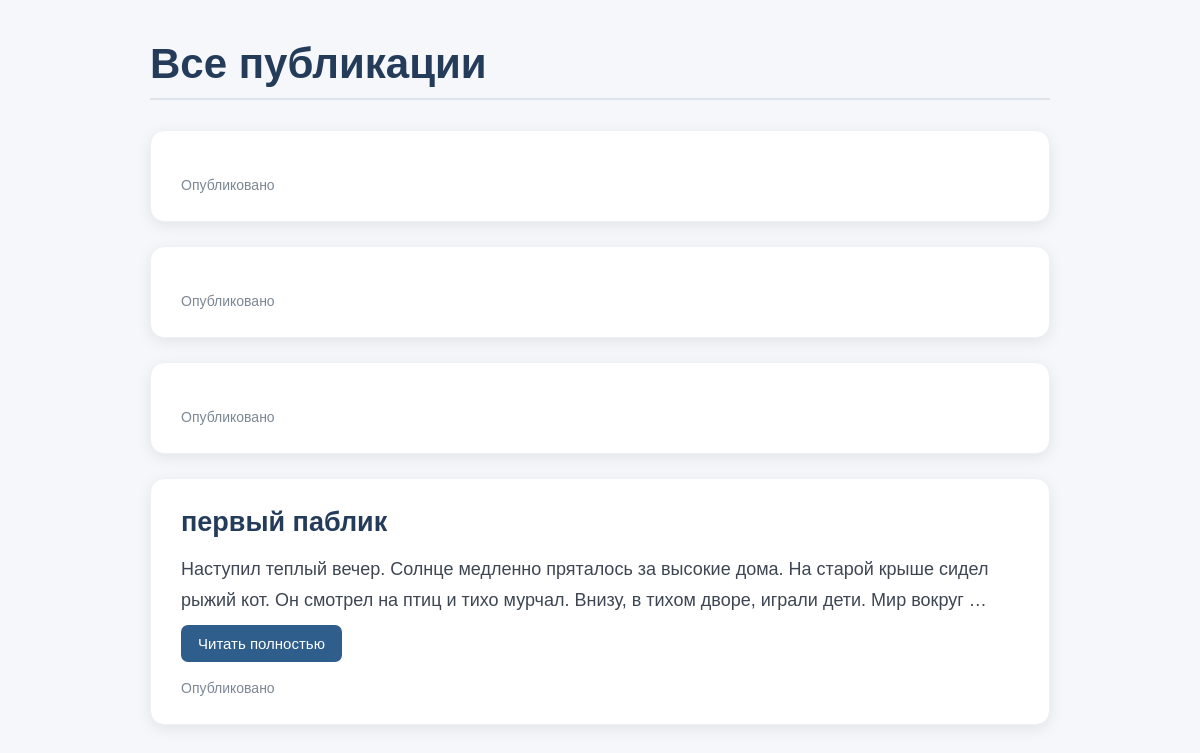
/, run on an earlier commit of the app's database.
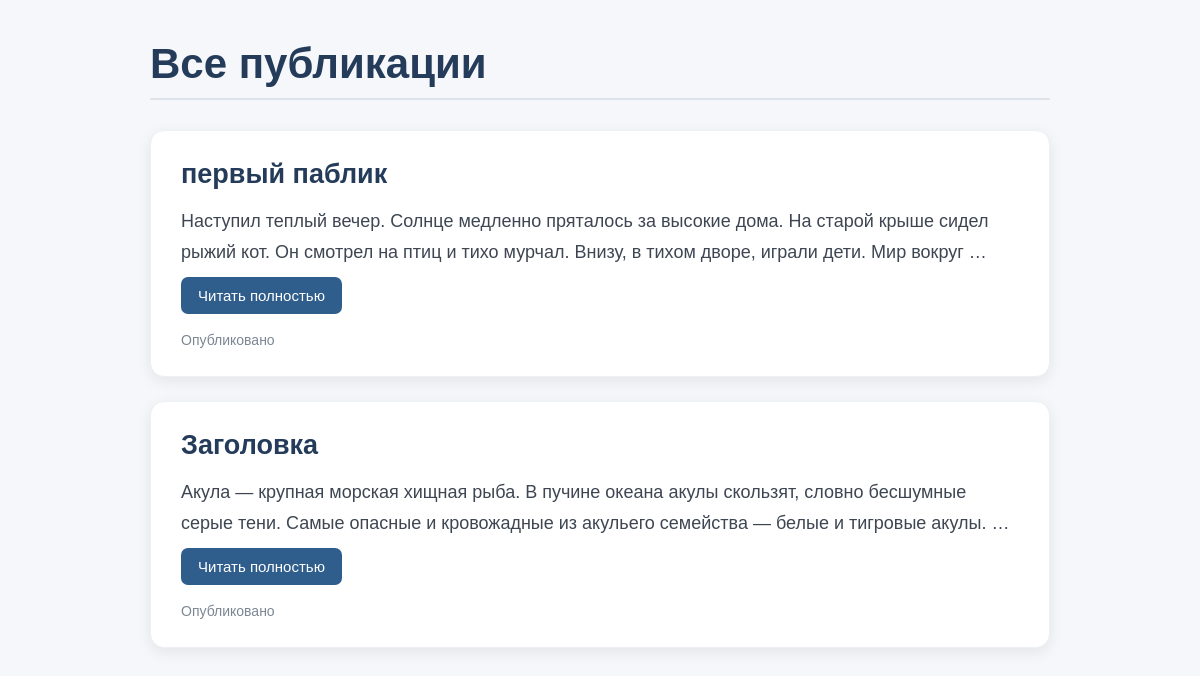
And on a later commit of the database.
### posts/models.py (models this page shows, shortened)
class Post(models.Model):
    author = models.ForeignKey(
        User,
        on_delete=models.CASCADE,
        related_name='posts',
        verbose_name='Автор'
    )
    title = models.CharField(max_length=255)
    text = models.TextField()
    is_published = models.BooleanField(default=True)

### posts/views.py (the view)
# urls.py: path('', post_list, name='post_list'),
def post_list(request):
    posts = Post.objects.filter(is_published=True)
    return render(request, "list_posts.html", {"posts": posts})

### templates/list_posts.html (shortened to what this page needs)
<!DOCTYPE html>
<html lang="ru">
<head>
</head>
<body>
<div class="posts-container">
    <h1 class="page-title">Все публикации</h1>
    <div class="page-line"></div>
    {% for post in posts %}
        <article class="post-card">
            <h2 class="post-title">
                <a href="{% url 'post_detail' post.pk %}">
                    {{ post.title }}
                </a>
            </h2>
            <div class="post-preview">
                {{ post.text|truncatechars:180 }}
            </div>
            {% if post.text|length > 180 %}
                <button
                    type="button"
                    class="read-more-btn"
                    onclick="toggleText('{{ post.pk }}', this)"
                >
                    Читать полностью
                </button>
            {% endif %}
            <div class="post-status">
                Опубликовано
            </div>
        </article>
    {% empty %}
        <div class="empty-posts">
            Пока нет опубликованных постов.
        </div>
    {% endfor %}
</div>
</body>
</html>

### templates/list_posts.html (style rules this page uses)
body { margin: 0; padding: 0; background: #f5f7fa; font-family: Arial, sans-serif; color: #333; }
.posts-container { max-width: 900px; margin: 40px auto; padding: 0 20px; }
.page-title { font-size: 42px; color: #243b5a; margin-bottom: 10px; font-weight: 700; }
.page-line { height: 2px; background: #dce3eb; margin-bottom: 30px; }
.post-card { background: white; border-radius: 14px; padding: 28px 30px; margin-bottom: 24px; box-shadow: 0 4px 15px rgba(0, 0, 0, 0.08); border: 1px solid #edf0f4; }
.post-title { font-size: 27px; margin: 0 0 16px 0; }
.post-title a { color: #243b5a; text-decoration: none; transition: 0.2s; cursor: pointer; }
.post-preview, .post-full-text { font-size: 18px; line-height: 1.7; color: #3d4652; }
.read-more-btn { border: none; background: #2f5d8c; color: white; padding: 10px 17px; border-radius: 7px; font-size: 15px; cursor: pointer; margin-top: 10px; }
.post-status { color: #7c8794; font-size: 14px; margin-top: 18px; }

What changed in the data, as far as the page shows it:
added Post: title "Заголовка", text "Акула — крупная морская хищная рыба. В пучине океана акулы скользят, словно бесшумные серые тени. Самые опасные и кровожадные из акульего семейства — белые и тигровые акулы. …"
